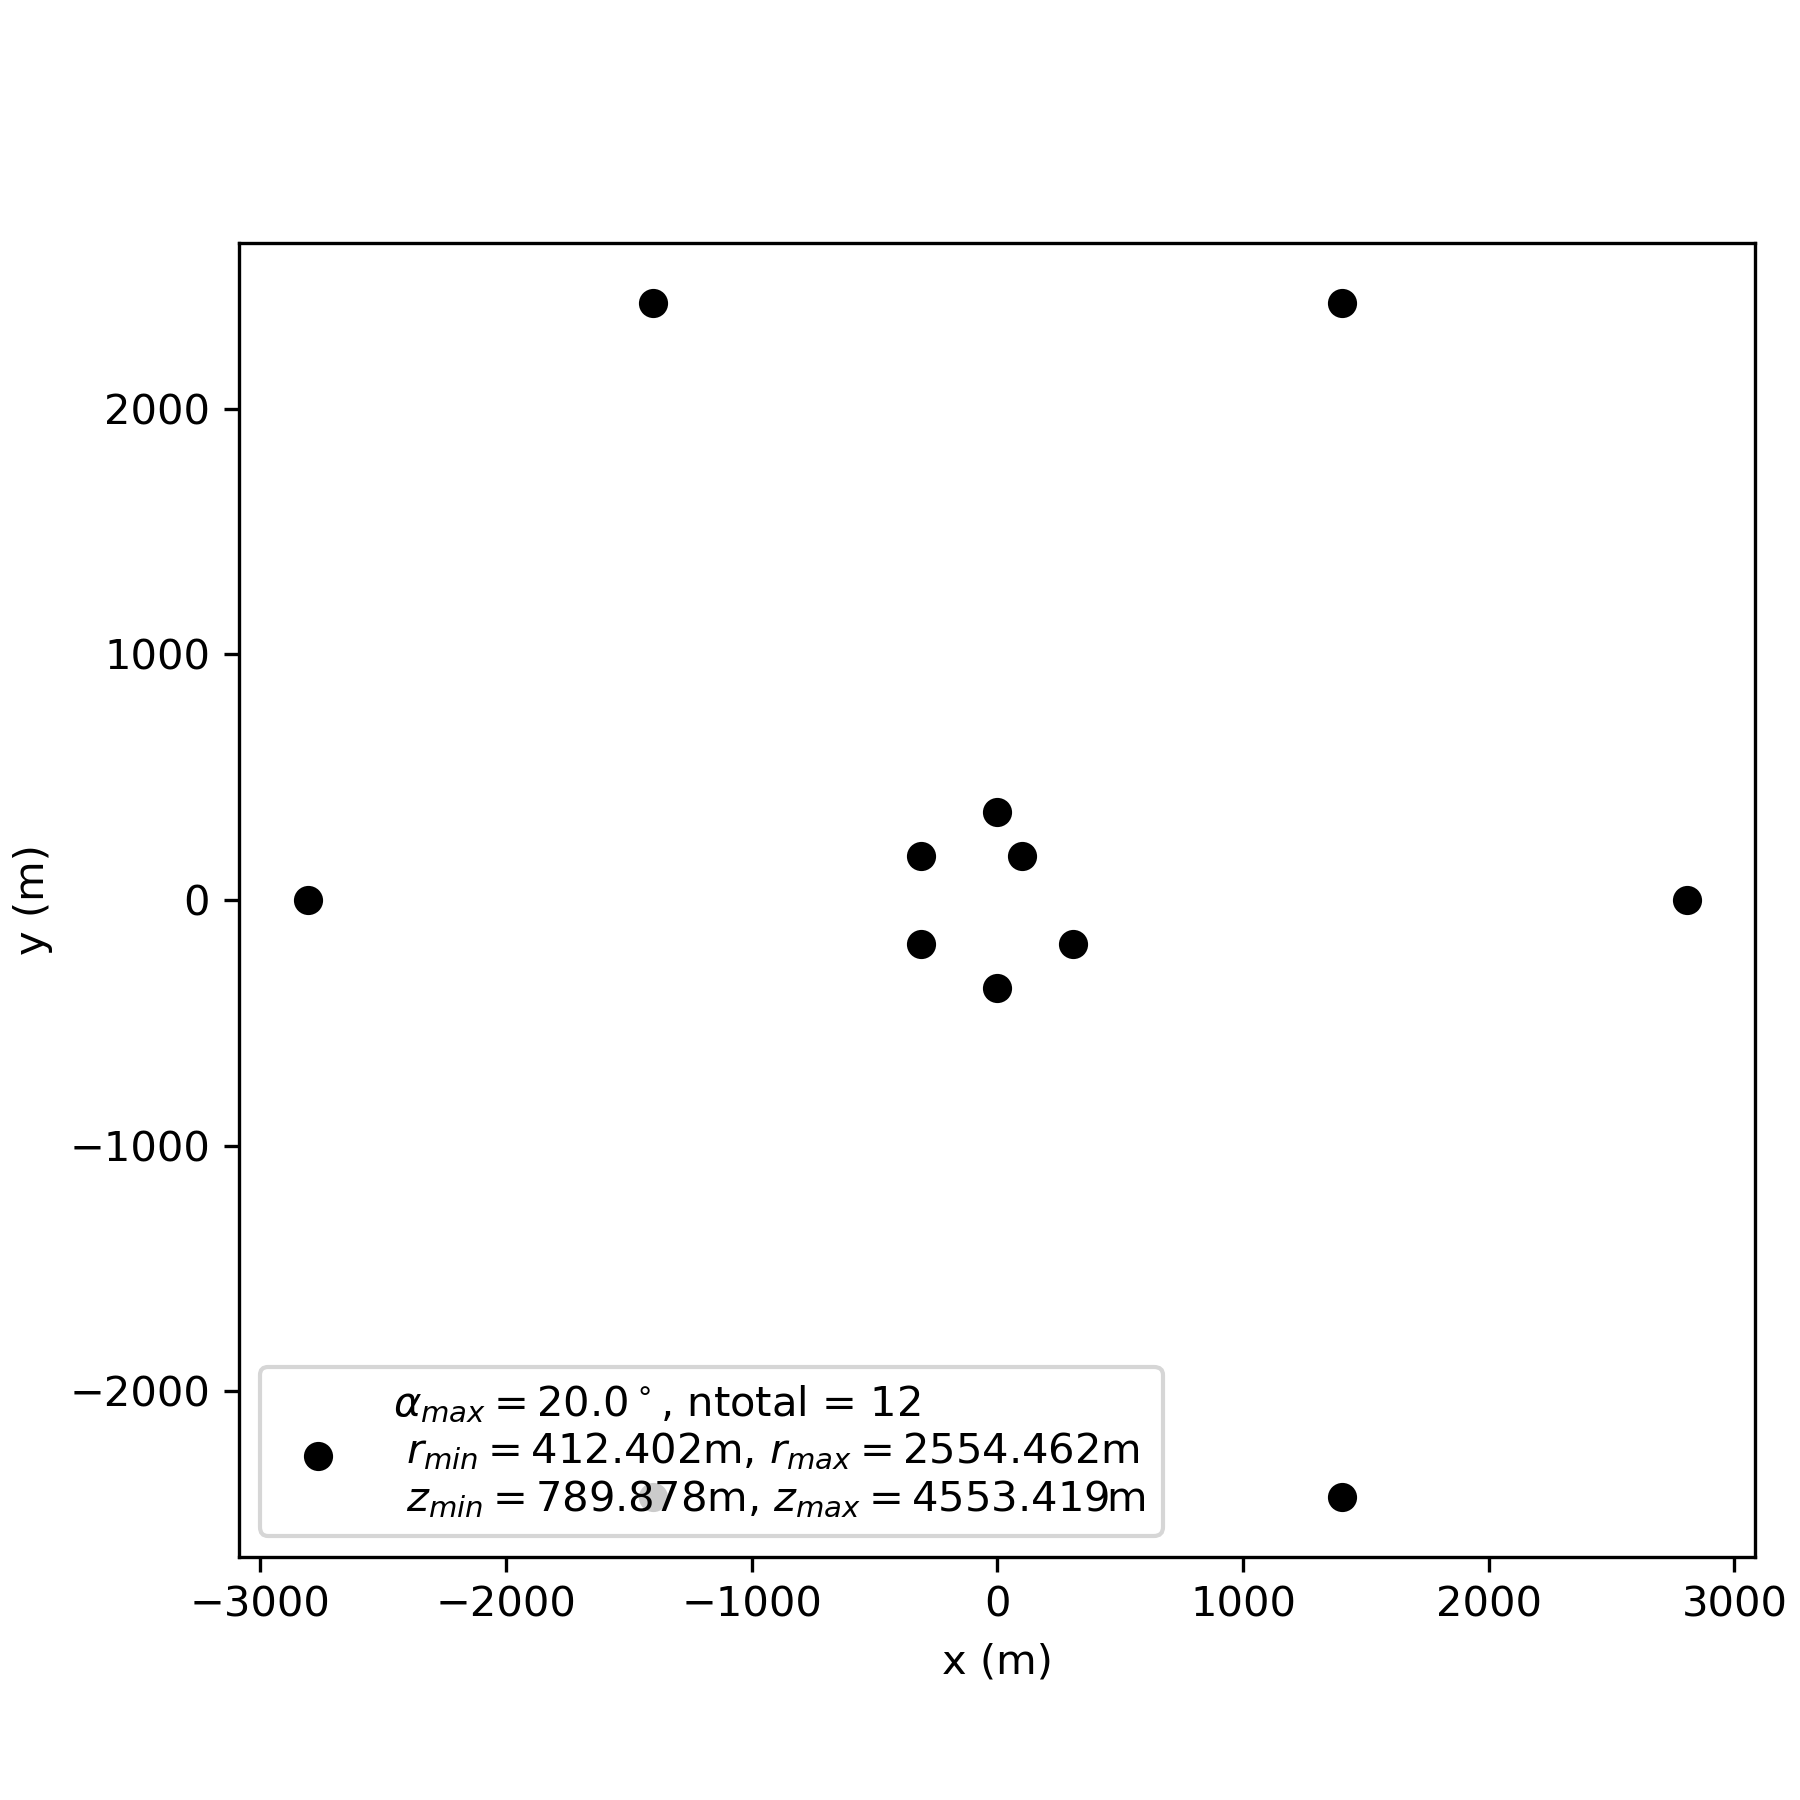

Recreate this plot in Python.
'''
Estimate analysable depth range using given array geometry
Input csv file of sensor locations with first column being x location (in m) and second column being y location (in m)
'''
import numpy as np
import matplotlib.pyplot as plt
import sys 


def depth_estimate(file="sensor_locations.csv",path="./",p=0.25):


	### load sensor locations
	coords = np.loadtxt(path+file)
	
	# number of sensors
	ntotal = coords.shape[0]

	### calculate azimuthal gap
	angles = np.arctan2(coords[:,0],coords[:,1])
	angles = np.mod(angles, 2*np.pi) #map angles to [0, 2*pi]
	angles_sorted = np.sort(angles)
	diffs = np.diff(angles_sorted)
	wrap_gap = 2*np.pi-(angles_sorted[1]-angles_sorted[0]) #include wrap around
	gaps = np.concatenate([diffs,[wrap_gap]])
	gaps = np.sort(gaps)
	amax = np.round(np.mean(gaps[:3])*180/np.pi,1) #average of 3 smallest gaps

	### calculate min and max inter-station distances
	diff = np.zeros((ntotal,ntotal))
	for ii in range(ntotal):
		for jj in range(ntotal):
			if ii>jj:
				diff[ii,jj] = np.sqrt((coords[ii,0]-coords[jj,0])**2+(coords[ii,1]-coords[jj,1])**2)
	diff[diff==0] = np.nan
	diff = np.sort(diff)
	diff = diff[np.isfinite(diff)]
	print(diff)
	dmin = np.mean(diff[:3]) #mean of three closest sensors
	dmax = np.mean(diff[-3:]) #mean of three farthest sensors
	
	# convert to rmin/rmax logic
	rmax = 0.5*dmax	
	rmin = dmin #only true for inner circle with 6 sensors

	### calculate expected depths
	zmin = rmin * 4*p*np.sin(amax*np.pi/180)
	zmax = rmax * 4 * p / np.pi

	### plot array designs
	fig,axs = plt.subplots(1,1,figsize=(6,6),layout='constrained')
	axs.scatter(coords[:,0],coords[:,1],c='k',label = r'$ \alpha_{max} =$'+ str(amax)+r"$ ^\circ$, ntotal = "+str(ntotal)+
		' \n $r_{min} = $'+str(np.round(rmin,3))+'m, $r_{max} = $'+str(np.round(rmax,3))+'m'+
		' \n $z_{min} = $'+str(np.round(zmin,3))+'m, $z_{max} = $'+str(np.round(zmax,3))+'m')
	
	axs.set_xlabel('x (m)')
	axs.set_ylabel('y (m)')
	axs.set_aspect('equal')
	axs.legend(loc='lower left')
	fig.savefig(path+'depth_estimation.png',dpi=300)

depth_estimate(p=1.4)
